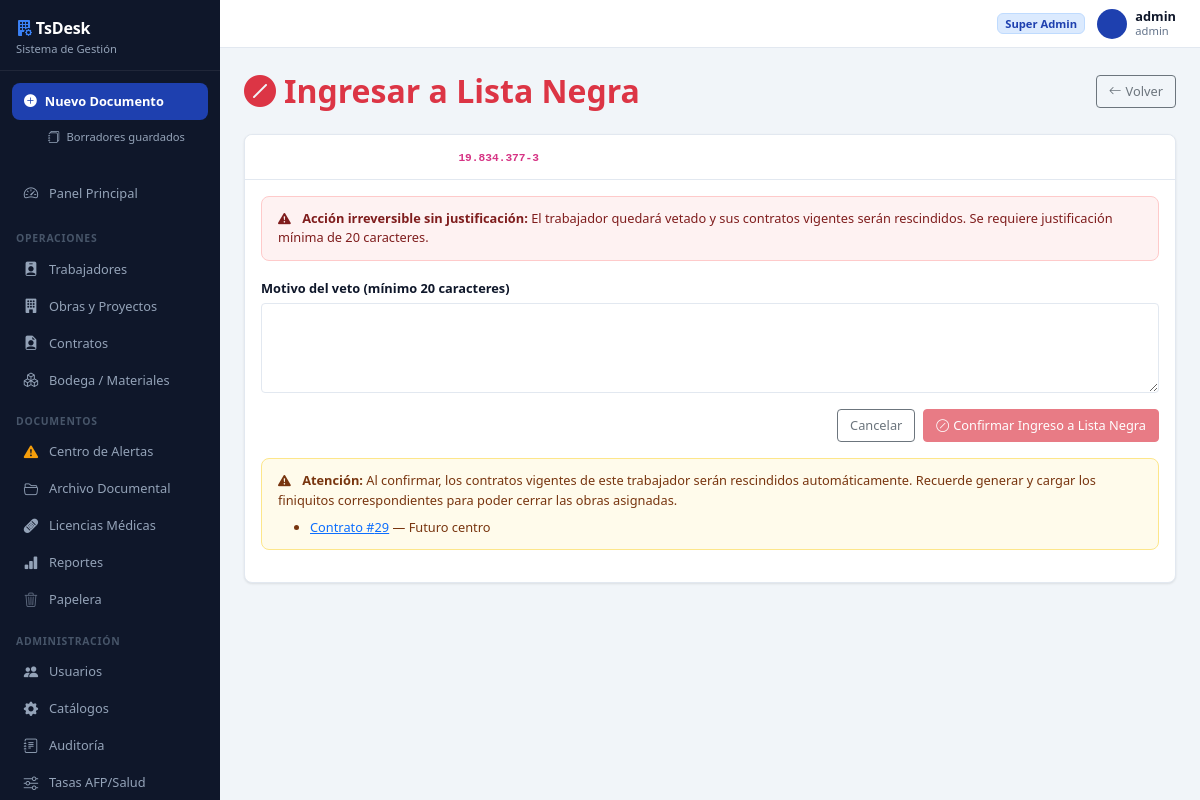
Before: /trabajadores/19.834.377-3/lista-negra/ingreso/ (signed in) with the older database file.
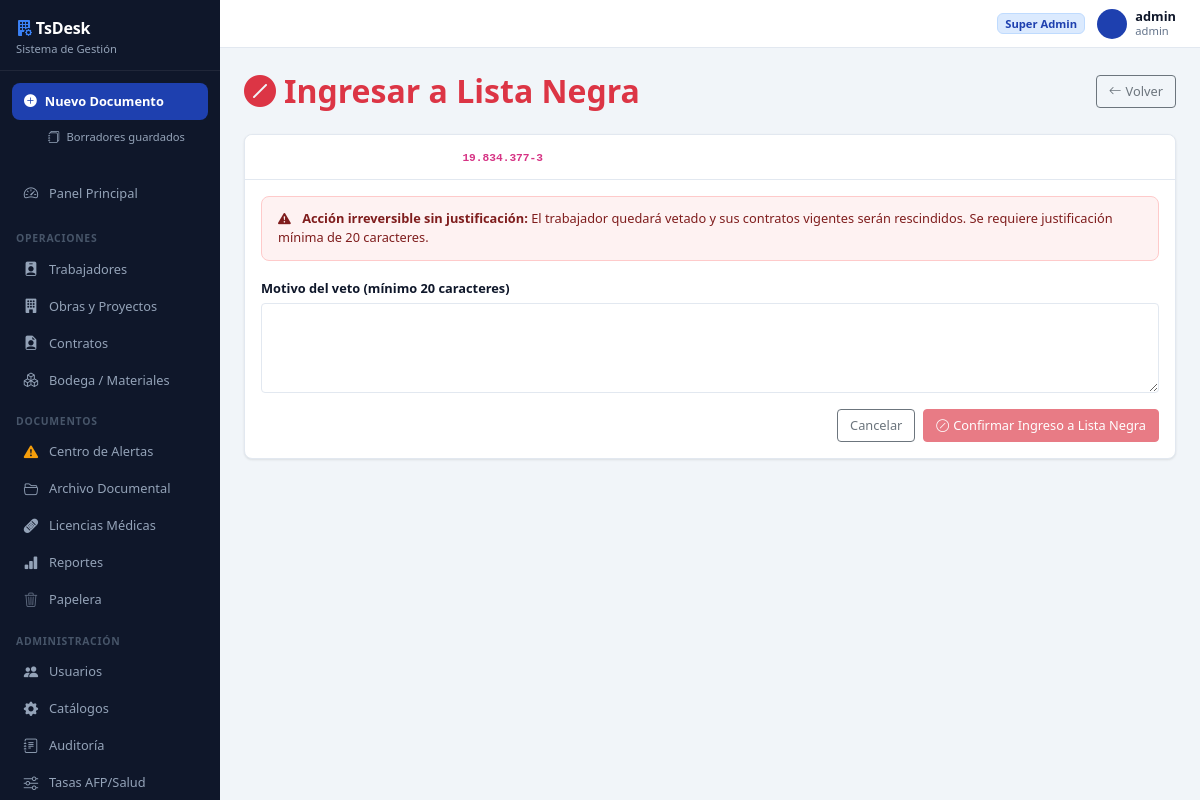
After: the same page with the newer database file.
### core/models.py (models this page shows, shortened)
class Contrato(models.Model):
    ESTADO_CHOICES = [
        ('Borrador', 'Borrador'),
        ('Pendiente de Firma', 'Pendiente de Firma'),
        ('Vigente', 'Vigente'),
        ('En Licencia', 'En Licencia'),
        ('Reactivado', 'Reactivado'),
        ('Finalizado', 'Finalizado'),
        ('Finiquitado', 'Finiquitado'),
        ('Rescindido', 'Rescindido'),
        ('Trasladado', 'Trasladado'),
    ]
    TIPO_CONTRATO_CHOICES = [
        ('Plazo Fijo', 'Plazo Fijo'),
        ('Por Obra o Faena', 'Por Obra o Faena'),
        ('Indefinido', 'Indefinido'),
    ]
    TIPO_TERMINO_CHOICES = [
        ('', '— Sin término —'),
        ('Renuncia voluntaria', 'Renuncia voluntaria'),
        ('Despido por necesidades de la empresa', 'Despido por necesidades de la empresa'),
        ('Despido por incumplimiento grave', 'Despido por incumplimiento grave'),
        ('Mutuo acuerdo', 'Mutuo acuerdo'),
        ('Vencimiento plazo', 'Vencimiento plazo'),
        ('Término de obra o faena', 'Término de obra o faena'),
        ('Fallecimiento', 'Fallecimiento'),
        ('Invalidez', 'Invalidez'),
        ('Otro', 'Otro'),
    ]
    trabajador = models.ForeignKey(Trabajador, on_delete=models.PROTECT, related_name='contratos', to_field='rut')
    obra = models.ForeignKey(Obra, on_delete=models.PROTECT, related_name='contratos')
    especialidad = models.ForeignKey(Especialidad, on_delete=models.PROTECT, related_name='contratos', null=True, blank=True)
    tipo_contrato = models.CharField(max_length=20, choices=TIPO_CONTRATO_CHOICES, default='Plazo Fijo')
    sueldo_base = models.DecimalField(max_digits=12, decimal_places=2, null=True, blank=True)
    fecha_inicio = models.DateField(null=True, blank=True)
    fecha_termino_estimada = models.DateField(null=True, blank=True)
    fecha_termino_real = models.DateField(null=True, blank=True)
    tipo_termino = models.CharField(max_length=60, blank=True, default='', choices=TIPO_TERMINO_CHOICES)
    motivo_termino = models.TextField(blank=True, default='')
    estado = models.CharField(max_length=30, choices=ESTADO_CHOICES, default='Pendiente de Firma')
    fecha_inicio_licencia = models.DateField(null=True, blank=True)
    fecha_fin_licencia = models.DateField(null=True, blank=True)
    obs_licencia = models.TextField(blank=True, default='')
    creado_el = models.DateTimeField(default=timezone.now)
    activo = models.BooleanField(default=True)
    es_recontratacion = models.BooleanField(default=False)
    contrato_anterior = models.ForeignKey(
        'self', null=True, blank=True,
        on_delete=models.SET_NULL,
        related_name='recontrataciones',
    )
    fecha_extension = models.DateField(
        null=True, blank=True,
        help_text='Fecha extendida por Anexo de Contrato. No modifica la fecha original.',
    )
    class Meta:
        verbose_name = 'Contrato'
        verbose_name_plural = 'Contratos'
        ordering = ['-creado_el']
    _ESTADOS_TERMINADOS = {'Finalizado', 'Finiquitado', 'Rescindido', 'Trasladado'}

class Obra(models.Model):
    ESTADO_CHOICES = [('Activa', 'Activa'), ('Pausada', 'Pausada'), ('Cerrada', 'Cerrada')]
    empresa = models.ForeignKey(
        'ConfigEmpresa',
        on_delete=models.SET_NULL,
        null=True, blank=True,
        related_name='obras',
        verbose_name='Empresa Contratista',
    )
    nombre = models.CharField(max_length=150)
    constructora_mandante = models.CharField(max_length=150, blank=True)
    direccion = models.CharField(max_length=300, blank=True, verbose_name='Dirección / Ubicación de la Obra')
    monto_proyecto = models.DecimalField(max_digits=15, decimal_places=2, null=True, blank=True)
    fecha_inicio = models.DateField()
    fecha_termino_estimada = models.DateField()
    fecha_termino_real = models.DateField(null=True, blank=True)
    estado = models.CharField(max_length=20, choices=ESTADO_CHOICES, default='Activa')
    observaciones = models.TextField(blank=True)
    archivada = models.BooleanField(default=False)
    creado_el = models.DateTimeField(default=timezone.now)
    activo = models.BooleanField(default=True)
    class Meta:
        verbose_name = 'Obra'
        verbose_name_plural = 'Obras'
        ordering = ['-creado_el']

### core/views/trabajadores.py (the view)
# urls.py: path('trabajadores/<str:rut>/lista-negra/ingreso/', views.trabajador_lista_negra_ingreso, name='trabajador_lista_negra_ingreso'),
@login_required
def trabajador_lista_negra_ingreso(request, rut):
    trabajador = get_object_or_404(Trabajador, rut=rut, activo=True)
    if request.method == 'POST':
        form = ListaNegraIngresoForm(request.POST)
        if form.is_valid():
            motivo = form.cleaned_data['motivo']
            trabajador.en_lista_negra = True
            trabajador.save()
            HistorialListaNegra.objects.create(
                trabajador=trabajador,
                accion='INGRESO',
                motivo=motivo,
                usuario_registro=request.user.username,
            )
            Contrato.objects.filter(
                trabajador=trabajador, estado='Vigente', activo=True
            ).update(estado='Rescindido')
            messages.warning(request, f'{trabajador.nombre_completo} ingresado a Lista Negra.')
            return redirect('trabajador_detail', rut=rut)
    else:
        form = ListaNegraIngresoForm()
    contratos_vigentes = trabajador.contratos.filter(estado='Vigente', activo=True).select_related('obra')
    return render(request, 'trabajadores/lista_negra_ingreso.html', {
        'form': form,
        'trabajador': trabajador,
        'contratos_vigentes': contratos_vigentes,
    })

### core/forms.py
class ListaNegraIngresoForm(forms.Form):
    motivo = forms.CharField(
        widget=forms.Textarea(attrs={'class': 'form-control', 'rows': 4, 'minlength': '20'}),
        min_length=20,
        label='Motivo del veto (mínimo 20 caracteres)',
    )

### core/models.py (called while the page is built)
    @property
    def nombre_completo(self):
        return f"{self.nombres} {self.apellidos}"

### templates/trabajadores/lista_negra_ingreso.html (shortened to what this page needs)
{% extends 'base.html' %}
{% block content %}
<div class="d-flex justify-content-between align-items-center mb-4">
  <h2 class="mb-0 fw-bold text-danger"><i class="bi bi-slash-circle-fill me-2"></i>Ingresar a Lista Negra</h2>
  <a href="{% url 'trabajador_detail' trabajador.rut %}" class="btn btn-outline-secondary"><i class="bi bi-arrow-left me-1"></i>Volver</a>
</div>
<div class="card border-danger border-2 shadow-sm">
  <div class="card-header bg-danger text-white">
    <strong>{{ trabajador.nombre_completo }}</strong> &mdash; <code>{{ trabajador.rut }}</code>
  </div>
  <div class="card-body">
    <div class="alert alert-danger">
      <i class="bi bi-exclamation-triangle-fill me-2"></i>
      <strong>Acción irreversible sin justificación:</strong> El trabajador quedará vetado y sus contratos vigentes serán rescindidos. Se requiere justificación mínima de 20 caracteres.
    </div>
    <form method="post">
      <div class="mb-3">
        <label class="form-label fw-semibold">{{ form.motivo.label }}</label>
        {{ form.motivo }}
      </div>
      <div class="d-flex gap-2 justify-content-end">
        <a href="{% url 'trabajador_detail' trabajador.rut %}" class="btn btn-outline-secondary">Cancelar</a>
        <button type="submit" class="btn btn-danger" id="submitBtn" disabled>
          <i class="bi bi-slash-circle me-1"></i>Confirmar Ingreso a Lista Negra
        </button>
      </div>
    </form>
    {% if contratos_vigentes %}
    <div class="alert alert-warning mt-3">
      <i class="bi bi-exclamation-triangle-fill me-2"></i>
      <strong>Atención:</strong> Al confirmar, los contratos vigentes de este trabajador serán rescindidos automáticamente.
      Recuerde generar y cargar los finiquitos correspondientes para poder cerrar las obras asignadas.
      <ul class="mb-0 mt-2">
        {% for c in contratos_vigentes %}
        <li>
          <a href="{% url 'contrato_edit' c.pk %}">Contrato #{{ c.pk }}</a> &mdash; {{ c.obra.nombre }}
        </li>
        {% endfor %}
      </ul>
    </div>
    {% endif %}
  </div>
</div>
{% endblock %}

Changed rows visible on the page:
no longer on this page (row edited): Contrato: pk "29", obra.nombre "Futuro centro"
Other visible differences:
text no longer shown: "Atención: Al confirmar, los contratos vigentes de este trabajador serán rescindidos automáticamente. Recuerde generar y cargar los finiquitos correspondientes para poder cerrar las obras asignadas."
